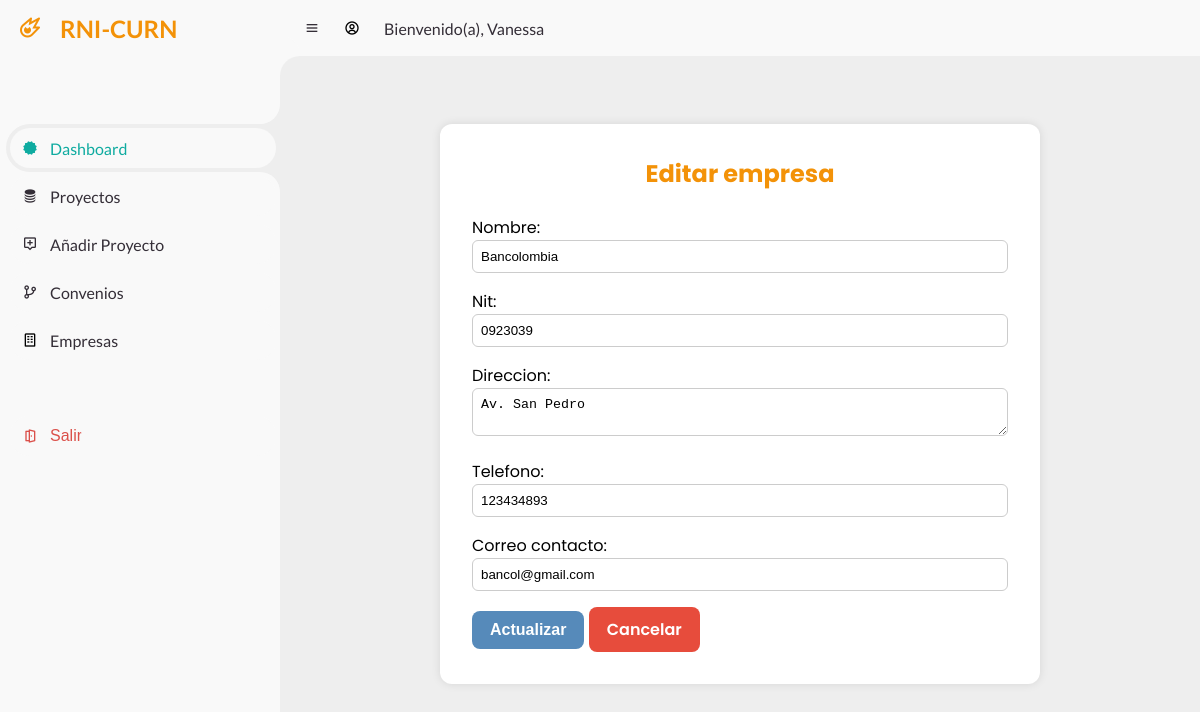
/empresas/3/modificar/ (signed in), run on the app's committed database.
### usuarios/models.py (models this page shows)
class Usuario(AbstractUser):
    email = models.EmailField(unique=True)
    correo_verificado = models.BooleanField(default=False)

### convenios/models.py (models this page shows, shortened)
class Empresa(models.Model):
    nombre = models.CharField(max_length=255)
    nit = models.CharField(max_length=50, unique=True)
    direccion = models.TextField(blank=True)
    telefono = models.CharField(max_length=50, blank=True)
    correo_contacto = models.EmailField(blank=True)

### convenios/views.py (the view)
# urls.py: path('<int:empresa_id>/modificar/', views.editar_empresa, name='editar_empresa'),
@login_required
def editar_empresa(request, empresa_id):
    empresa = get_object_or_404(Empresa, id=empresa_id)
    form = EmpresaForm(request.POST or None, instance=empresa)
    if form.is_valid():
        form.save()
        return redirect('lista_empresas')
    return render(request, 'empresas/editar_empresa.html', {'form': form, 'empresa': empresa})

### convenios/forms.py
class EmpresaForm(forms.ModelForm):
    class Meta:
        model = Empresa
        fields = '__all__'
        widgets = {
            'nombre': forms.TextInput(attrs={'class': 'form-control'}),
            'nit': forms.TextInput(attrs={'class': 'form-control'}),
            'direccion': forms.Textarea(attrs={'class': 'form-control', 'rows': 2}),
            'telefono': forms.TextInput(attrs={'class': 'form-control'}),
            'correo_contacto': forms.EmailInput(attrs={'class': 'form-control'}),
        }

### templates/empresas/editar_empresa.html (shortened to what this page needs)
{% extends 'main/base.html' %}
{% load static %}
{% block content %}
<section id="content">
  <main>
    <div class="form-container">
      <h2 class="login-title">Editar empresa</h2>
      <form class="form" method="POST">
        {{ form.as_p }}
        <button class="btn-update">Actualizar</button>
        <a href="{% url 'lista_empresas' %}" class="btn-cancel">Cancelar</a>
      </form>
    </div>
  </main>
</section>
{% endblock %}

### templates/main/base.html (shortened to what this page needs)
{% load static %}
<!DOCTYPE html>
<html lang="en">
<head>
    <link rel="stylesheet" href="{% static 'css/style.css' %}">
    <link href='https://unpkg.com/boxicons@2.1.4/css/boxicons.min.css' rel='stylesheet'>
</head>
<body>
    <section id="sidebar">
        <a href="/home" class="brand">
            <i class='bx bx-meteor' ></i>
            <span class="text">RNI-CURN</span>
        </a>
        <ul class="side-menu top">
            {% if user.is_authenticated %}
            <li class="active">
                <a href="/home">
                    <i class='bx bxs-certification'></i>
                    <span class="text">Dashboard</span>
                </a>
            </li>
            <li>
                <a href="{% url 'lista_proyectos' %}" class="nav-link">
                    <i class='bx bxs-coin-stack' ></i>
                    <span class="text">Proyectos</span>
                </a>
            </li>
            <li>
                <a href="{% url 'registrar_proyecto' %}" class="nav-link">
                    <i class='bx bx-message-alt-add'></i>
                    <span class="text">Añadir Proyecto</span>
                </a>
            </li>
            <li>
                <a href="{% url 'lista_convenios' %}" class="nav-link">
                    <i class='bx bx-git-branch'></i>
                    <span class="text">Convenios</span>
                </a>
            </li>
            <li>
                <a href="{% url 'lista_empresas' %}" class="nav-link">
                    <i class='bx  bx-building'  style='color:#000000'></i>
                    <span class="text">Empresas</span>
                </a>
            </li>
        </ul>
        <ul class="side-menu">
            <li>
                <a href="">
                    <form method="post" action="{% url 'logout' %}">
                    <button class="btn" type="submit"><i class='bx  bx-door-open'></i> Salir</button>
                    </form>
                </a>
            </li>
        {% endif %}
        </ul>
    </section>
    <section id="content">
        <nav>
            <i class='bx bx-menu' ></i>
			{% if request.user.is_authenticated %}
            <i class='bx  bx-user-circle'  style='color:#000000'></i>
			<a href="#" class="nav-link">Bienvenido(a), {{ request.user.username }}</a>
            {% endif %}
        </nav>
    </section>
    <div class="container-fluid">
        {% block content %}
        {% endblock %}
    </div>
</body>
</html>

### static/css/style.css (style rules this page uses)
* { margin: 0; padding: 0; box-sizing: border-box; }
a { text-decoration: none; }
li { list-style: none; }
:root { --poppins: 'Poppins', sans-serif; --lato: 'Lato', sans-serif; --light: #F9F9F9; --blue: #0FABA0; --light-blue: #CFE8FF; --grey: #eee; --dark-grey: #AAAAAA; --dark: #342E37; --red: #DB504A; --yellow: #FFCE26; --light-yellow: #FFF2C6; --orange: #F39208; --light-orange: #FFE0D3; --dark-blue: #276aa9; }
html { overflow-x: hidden; }
body { background: var(--grey); overflow-x: hidden; }
#sidebar { position: fixed; top: 0; left: 0; width: 280px; height: 100%; background: var(--light); z-index: 2000; font-family: var(--lato); transition: .3s ease; overflow-x: hidden; scrollbar-width: none; }
#sidebar .brand { font-size: 24px; font-weight: 700; height: 56px; display: flex; align-items: center; color: var(--orange); position: sticky; top: 0; left: 0; background: var(--light); z-index: 500; padding-bottom: 20px; box-sizing: content-box; }
#sidebar .brand .bx { min-width: 60px; display: flex; justify-content: center; }
#sidebar .side-menu { width: 100%; margin-top: 48px; }
#sidebar .side-menu li { height: 48px; background: transparent; margin-left: 6px; border-radius: 48px 0 0 48px; padding: 4px; }
#sidebar .side-menu li.active { background: var(--grey); position: relative; }
#sidebar .side-menu li.active::before { content: ''; position: absolute; width: 40px; height: 40px; border-radius: 50%; top: -40px; right: 0; box-shadow: 20px 20px 0 var(--grey); z-index: -1; }
#sidebar .side-menu li.active::after { content: ''; position: absolute; width: 40px; height: 40px; border-radius: 50%; bottom: -40px; right: 0; box-shadow: 20px -20px 0 var(--grey); z-index: -1; }
#sidebar .side-menu li a, .btn { width: 100%; height: 100%; background: var(--light); display: flex; align-items: center; border-radius: 48px; font-size: 16px; color: var(--dark); white-space: nowrap; overflow-x: hidden; }
#sidebar .side-menu.top li.active a { color: var(--blue); }
#sidebar .side-menu li .btn { color: var(--red); background: none; border: none; cursor: pointer; }
#sidebar .side-menu li a .bx { min-width: calc(60px - ((4px + 6px) * 2)); display: flex; justify-content: center; }
#content { position: relative; width: calc(100% - 280px); left: 280px; transition: .3s ease; }
#content nav { height: 56px; background: var(--light); padding: 0 24px; display: flex; align-items: center; grid-gap: 24px; font-family: var(--lato); position: sticky; top: 0; left: 0; z-index: 1000; }
#content nav::before { content: ''; position: absolute; width: 40px; height: 40px; bottom: -40px; left: 0; border-radius: 50%; box-shadow: -20px -20px 0 var(--light); }
#content nav a { color: var(--dark); }
#content nav .bx.bx-menu { cursor: pointer; color: var(--dark); }
#content nav .nav-link { font-size: 16px; transition: .3s ease; }
#content main { width: 100%; padding: 36px 24px; font-family: var(--poppins); max-height: calc(100vh - 56px); overflow-y: auto; }
.login-title { text-align: center; margin-bottom: 24px; color: var(--orange); }
.form-container { background: #fff; padding: 2rem; margin: 2rem auto; border-radius: 12px; box-shadow: 0 0 10px rgba(0, 0, 0, 0.1); max-width: 600px; }
.form-container .form p { margin-bottom: 1rem; }
.form-container .form input, .form-container .form select, .form-container .form textarea { width: 100%; padding: 0.5rem; border-radius: 6px; border: 1px solid #ccc; }
.btn-cancel, .btn-update { display: inline-block; padding: 10px 18px; font-size: 16px; font-weight: 600; border-radius: 8px; border: none; cursor: pointer; transition: all 0.3s ease; }
.btn-cancel { background-color: #e74c3c; color: white; }
.btn-update { background-color: #568aba; color: white; }

### data on the page
Usuario: user.username "Vanessa"
Empresa: nombre "Bancolombia", nit "0923039", direccion "Av. San Pedro", telefono "123434893", correo_contacto "bancol@gmail.com"
